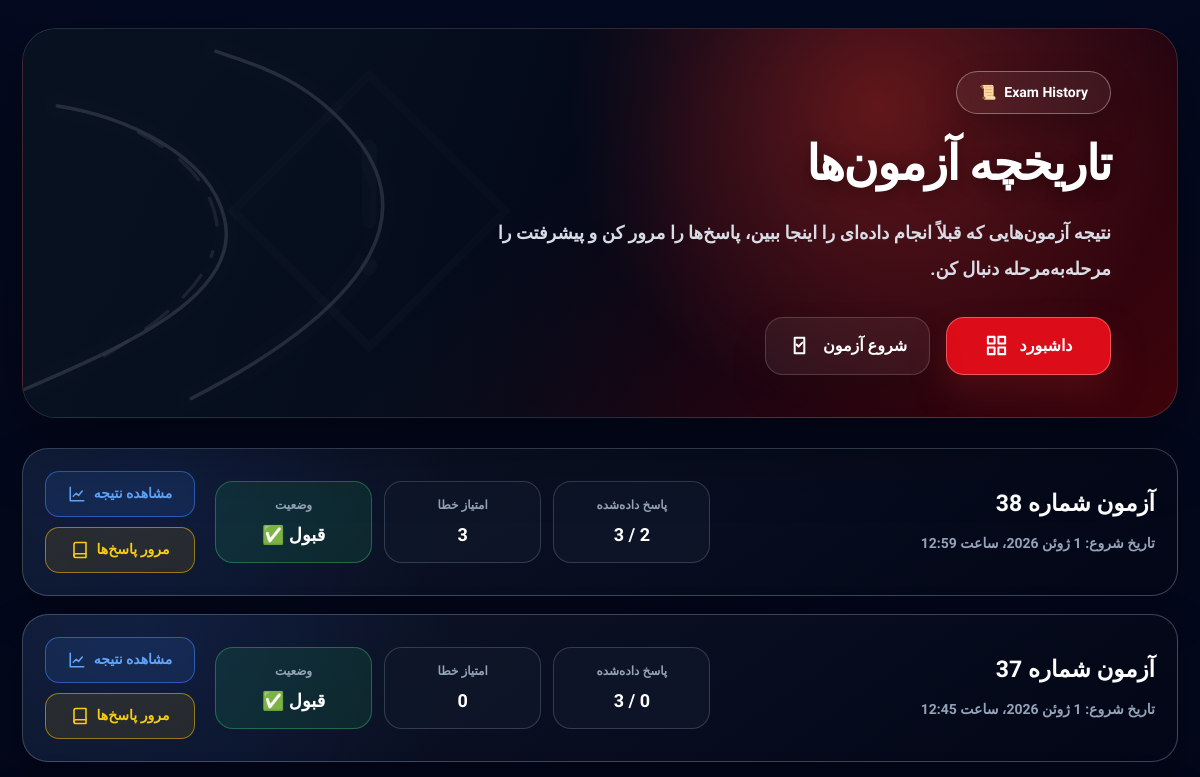
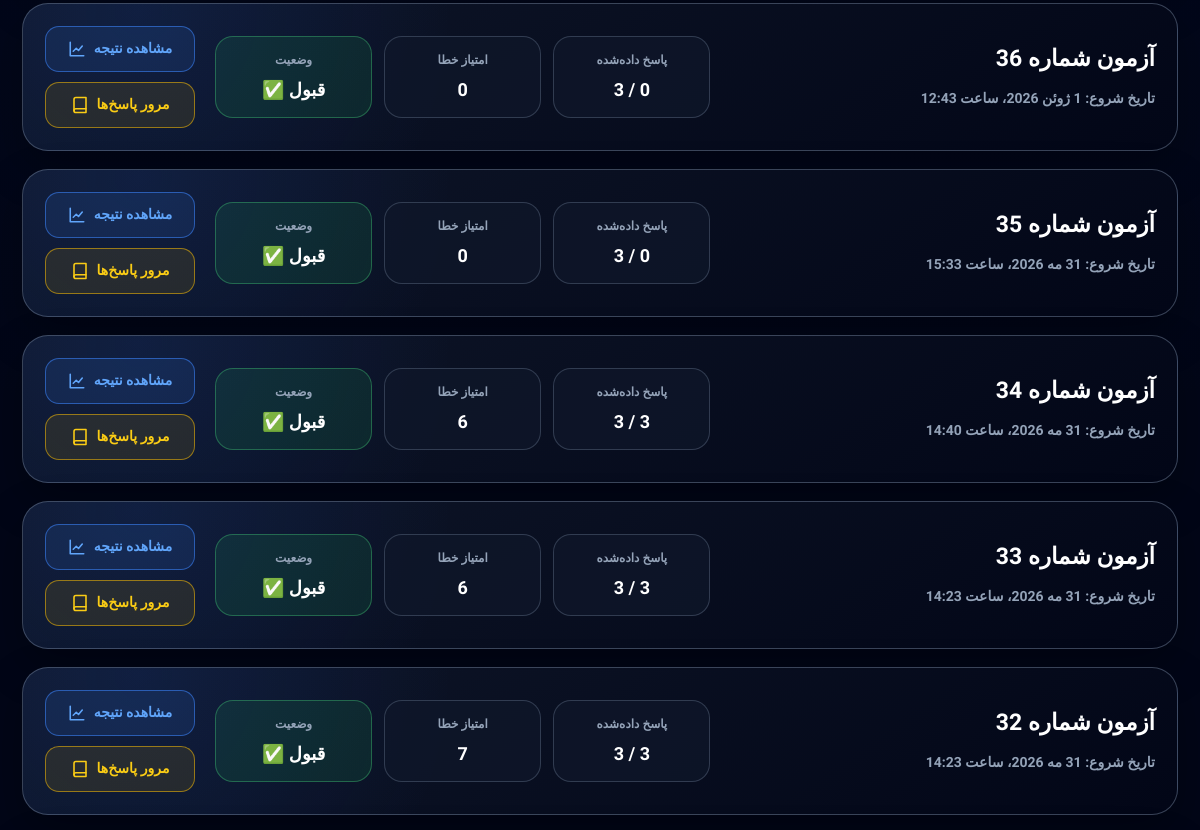
Before: /quiz/history/ (signed in, upper part) with the older database file (2 pictures, top to bottom).
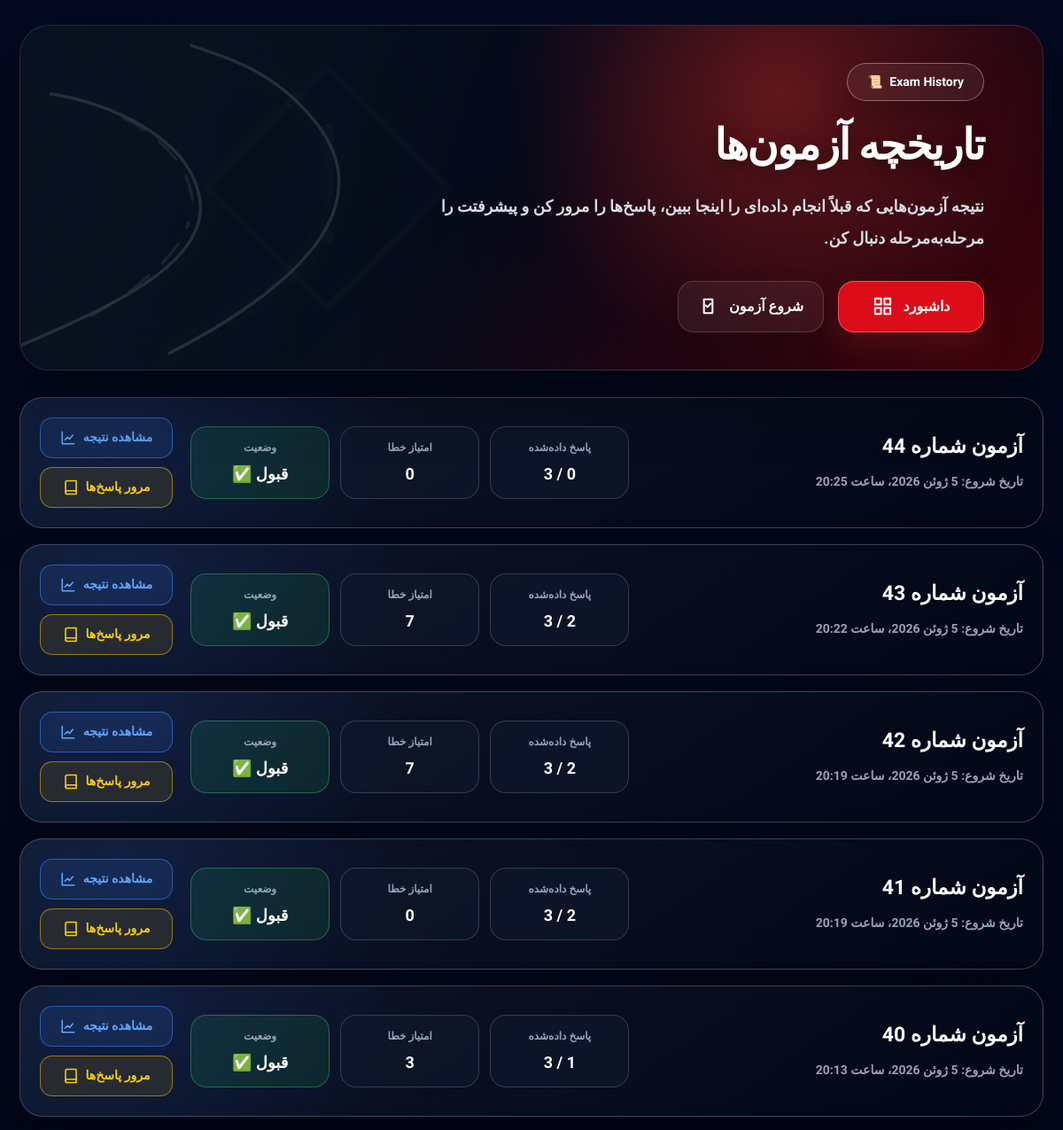
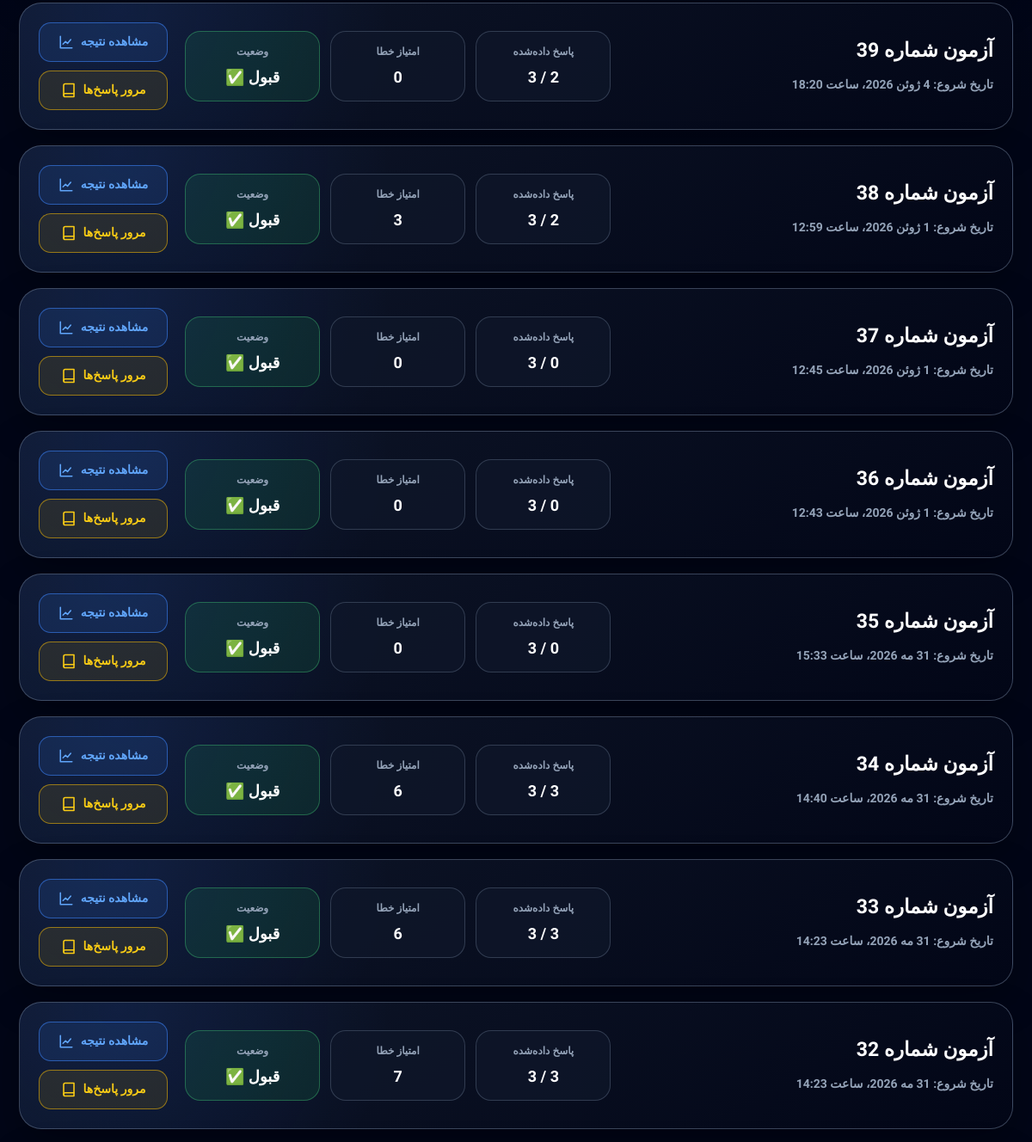
After: the same page with the newer database file (2 pictures, top to bottom).
### quiz/models.py (models this page shows, shortened)
class ExamSession(models.Model):
    MODE_PRACTICE = "practice"
    MODE_READ = "read"
    MODE_TEST = "test"
    MODE_CHOICES = [
        (MODE_PRACTICE, _("تمرین")),
        (MODE_READ, _("مطالعه")),
        (MODE_TEST, _("آزمون")),
    ]
    user = models.ForeignKey(
        settings.AUTH_USER_MODEL,
        on_delete=models.CASCADE,
        related_name="exam_sessions",
        verbose_name=_("کاربر"),
    )
    questions = models.ManyToManyField(
        Question,
        related_name="exam_sessions",
        blank=True,
        verbose_name=_("سؤال‌ها"),
    )
    mode = models.CharField(
        _("حالت"),
        max_length=20,
        choices=MODE_CHOICES,
        default=MODE_TEST,
    )
    started_at = models.DateTimeField(
        _("زمان شروع"),
        auto_now_add=True,
    )
    finished_at = models.DateTimeField(
        _("زمان پایان"),
        blank=True,
        null=True,
    )
    is_finished = models.BooleanField(
        _("پایان یافته"),
        default=False,
    )
    class Meta:
        verbose_name = _("جلسه آزمون")
        verbose_name_plural = _("جلسه‌های آزمون")
        ordering = ["-started_at"]
    def total_error_points(self):
        total = 0
        for answer in self.answers.all():
            if not answer.is_correct:
                total += answer.question.points
        return total

### quiz/views.py (the view)
# urls.py: path("history/", views.exam_history, name="exam_history"),
@login_required
def exam_history(request):
    exams = (
        ExamSession.objects.filter(user=request.user)
        .order_by("-started_at")
    )
    history_items = []
    for exam in exams:
        error_points = exam.total_error_points()
        is_passed = error_points <= 10
        history_items.append(
            {
                "exam": exam,
                "error_points": error_points,
                "is_passed": is_passed,
                "answered_count": exam.answers.count(),
                "total_questions": exam.questions.count(),
            }
        )
    return render(
        request,
        "quiz/exam_history.html",
        {
            "history_items": history_items,
        },
    )

### quiz/templates/quiz/exam_history.html (shortened to what the changed rows need)
{% extends "base/base.html" %}
{% load i18n %}
{% get_current_language_bidi as LANGUAGE_BIDI %}
{% block content %}
<main class="dt-page" dir="{% if LANGUAGE_BIDI %}rtl{% else %}ltr{% endif %}">
    <section class="dt-wrap">
        <div class="dt-hero">
            <div class="dt-hero-content">
                <div>
                    <h1 class="dt-title">{% trans "تاریخچه آزمون‌ها" %}</h1>
                </div>
            </div>
        </div>
        <div class="dt-list">
            {% for item in history_items %}
                <section class="dt-history-card">
                    <div class="dt-history-inner">
                        <div>
                            <h2 class="dt-exam-title">
                            </h2>
                            <p class="dt-date">
                                {% trans "تاریخ شروع:" %} {{ item.exam.started_at }}
                            </p>
                        </div>
                        <div class="dt-stats">
                            <div class="dt-stat">
                                <p class="dt-stat-label">{% trans "پاسخ داده‌شده" %}</p>
                                <p class="dt-stat-value">
                                    {{ item.answered_count }} / {{ item.total_questions }}
                                </p>
                            </div>
                            <div class="dt-stat">
                                <p class="dt-stat-label">{% trans "امتیاز خطا" %}</p>
                                <p class="dt-stat-value">
                                    {{ item.error_points }}
                                </p>
                            </div>
                            {% if item.is_passed %}
                                <div class="dt-stat dt-status-pass">
                                    <p class="dt-stat-label">{% trans "وضعیت" %}</p>
                                    <p class="dt-stat-value">{% trans "قبول ✅" %}</p>
                                </div>
                            {% else %}
                                <div class="dt-stat dt-status-fail">
                                    <p class="dt-stat-label">{% trans "وضعیت" %}</p>
                                    <p class="dt-stat-value">{% trans "رد ❌" %}</p>
                                </div>
                            {% endif %}
                        </div>
                        <div class="dt-card-actions">
                            <a href="{% url 'exam_result' item.exam.id %}" class="dt-card-btn dt-btn-result">
                                {% trans "مشاهده نتیجه" %}
                                <svg viewBox="0 0 24 24" fill="none" stroke="currentColor" stroke-width="2.1" stroke-linecap="round" stroke-linejoin="round">
                                    <path d="M3 3v18h18"></path>
                                    <path d="M7 15l4-4 3 3 5-6"></path>
                                </svg>
                            </a>
                            <a href="{% url 'exam_review' item.exam.id %}" class="dt-card-btn dt-btn-review">
                                {% trans "مرور پاسخ‌ها" %}
                                <svg viewBox="0 0 24 24" fill="none" stroke="currentColor" stroke-width="2.1" stroke-linecap="round" stroke-linejoin="round">
                                    <path d="M4 19.5A2.5 2.5 0 0 1 6.5 17H20"></path>
                                    <path d="M4 4.5A2.5 2.5 0 0 1 6.5 2H20v20H6.5A2.5 2.5 0 0 1 4 19.5z"></path>
                                </svg>
                            </a>
                        </div>
                    </div>
                </section>
            {% endfor %}
        </div>
    </section>
</main>
{% endblock %}

Changed rows visible on the page:
added ExamSession: exam.started_at "5 ژوئن 2026، ساعت 20:25", total_questions "3", error_points "0"
added ExamSession: exam.started_at "5 ژوئن 2026، ساعت 20:22", total_questions "3", error_points "7"
added ExamSession: exam.started_at "5 ژوئن 2026، ساعت 20:19", total_questions "3", error_points "7"
added ExamSession: exam.started_at "5 ژوئن 2026، ساعت 20:19", total_questions "3", error_points "0"
added ExamSession: exam.started_at "5 ژوئن 2026، ساعت 20:13", total_questions "3", error_points "3"
added ExamSession: exam.started_at "4 ژوئن 2026، ساعت 18:20", total_questions "3", error_points "0"
